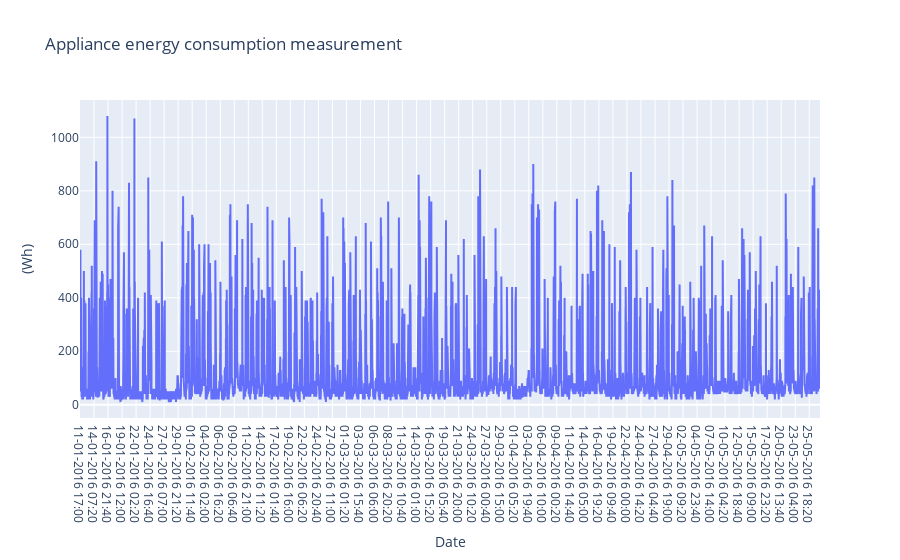

Notebook source saved alongside this figure:
### Code cell
# plotly
import plotly.express as px
#import plotly.plotly as py
from plotly.offline import init_notebook_mode, iplot
init_notebook_mode(connected=True)
import plotly.graph_objs as go

# To understand the timeseries variation of the applaince energy consumption
visData = go.Scatter( x= energydata_complete_df.date  ,  mode = "lines", y = energydata_complete_df.Appliances )
layout = go.Layout(title = 'Appliance energy consumption measurement' , xaxis=dict(title='Date'), yaxis=dict(title='(Wh)'))
fig = go.Figure(data=[visData],layout=layout)

iplot(fig)

### Figure 1 — Plotly figure (JSON) as saved in the notebook; plotly's stock layout.template omitted (floating-point values rounded to 4 significant figures; data arrays with more than 128 entries replaced by an {"elided": "..."} marker saying what was removed)
{"data": [{"y": {"elided": "19735 int values"}, "x": {"elided": "19735 str values"}, "type": "scatter", "mode": "lines"}], "layout": {"yaxis": {"title": {"text": "(Wh)"}}, "xaxis": {"title": {"text": "Date"}}, "title": {"text": "Appliance energy consumption measurement"}}}
